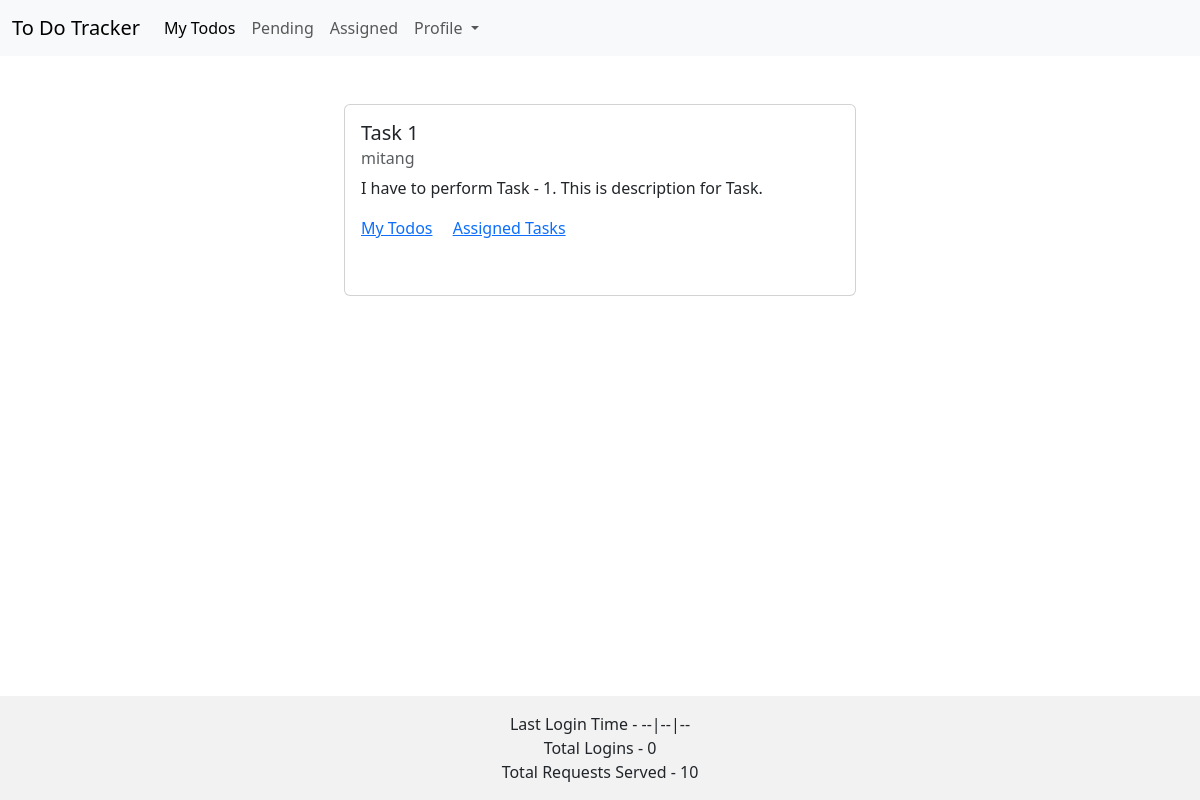
The page /details/13 (signed in) on the database its author committed.
### app/models.py (models this page shows, shortened)
class TodoList(models.Model):
    priority_choice = (
        ('high', 'High'),
        ('low', 'Low'),
        ('medium', 'Medium')
    )
    status_choice = (
        ('pending', 'Pending'),
        ('completed', 'Completed')
    )
    title=models.CharField(max_length=100)
    description=models.TextField()
    due_date=models.DateField()
    priority=models.CharField(max_length=6, choices=priority_choice)
    status=models.CharField(max_length=9, choices=status_choice)
    assigned_by=models.ForeignKey(User, on_delete=models.CASCADE, related_name='assigned_tasks')
    assigned_to=models.ForeignKey(User, on_delete=models.CASCADE, related_name='received_tasks', limit_choices_to={'groups__name':'Mentee'})
    created_at=models.DateTimeField(auto_now_add=True)
    def read_task(cls, task_id):
        return cls.objects.filter(id=task_id).first()

### app/views.py (the view)
# urls.py: path('details/<int:task_id>', details, name='details'),
@login_required(login_url='login')
def details(request, task_id):
    task = TodoList.read_task(TodoList, task_id)
    return render(request, 'app/details.html', {'task': task})

### app/templates/app/details.html
{% extends 'app/base.html' %} {% block content %}
<div class="d-flex justify-content-center align-items-center m-5">
  <div class="card" style="min-width: 32rem; min-height: 12rem">
    <div class="card-body">
      <h5 class="card-title">{{task.title}}</h5>
      <h6 class="card-subtitle mb-2 text-body-secondary">
        {{task.assigned_by}}
      </h6>
      <p class="card-text">{{task.description}}</p>
      <a href="{% url 'my_todos' %}" class="card-link">My Todos</a>
      <a href="{% url 'assigned' %}" class="card-link">Assigned Tasks</a>
    </div>
  </div>
</div>
{% endblock %}

### rows shown on the page
TodoList: title "Task 1", assigned_by "mitang", description "I have to perform Task - 1. This is description for Task."

### other values the page prints
{{ request.last_login }} "--|--|--"
{{ request.visits }} "0"
{{ request.total_request }} "10"
